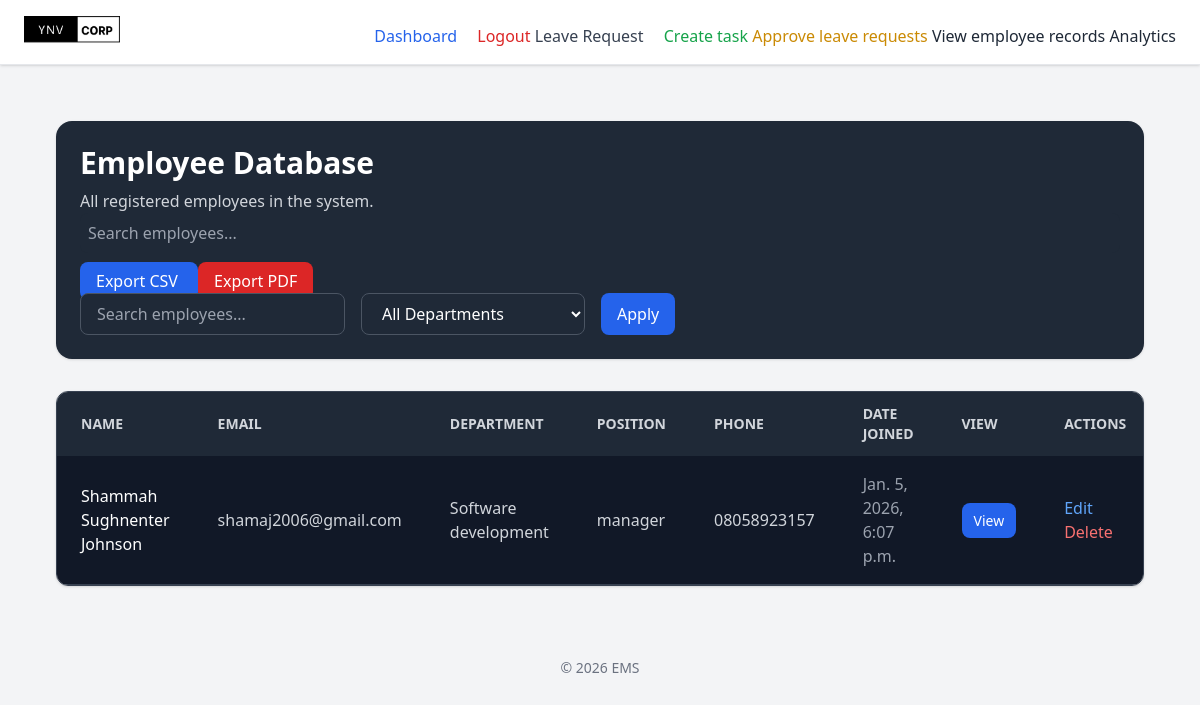
The app's page /employees/ (signed in) with its own data.
### employee/models.py (models this page shows, shortened)
class Employee(AbstractUser):
    GENDER_CHOICES=(
        ('male', 'MALE'),
        ('female', 'FEMALE'),
        )
    POSITION_CHOICES=(
        ('manager', 'MANAGER'),
        ('developer', 'DEVELOPER'),
        ('designer', 'DESIGNER'),
        ('tester', 'TESTER'),
        ('hr manager', 'HR MANAGER'),
        ('intern', 'INTERN'),
        ('software engineer', 'SOFTWARE ENGINEER'),
        ('data scientist', 'DATA SCIENTIST'),
        ('product manager', 'PRODUCT MANAGER'),
        ('business analyst', 'BUSINESS ANALYST'),
        ('devops engineer', 'DEVOPS ENGINEER'),
        ('system administrator', 'SYSTEM ADMINISTRATOR'),
        ('network engineer', 'NETWORK ENGINEER'),
        ('technical support', 'TECHNICAL SUPPORT'),
        ('it consultant', 'IT CONSULTANT'),
        ('other', 'OTHER'),
    )
    DEPARTMENT_CHOICES=(
        ('sales', 'SALES'),
        ('resarch & development', 'RESEARCH & DEVELOPMENT'),
        ('software development', 'SOFTWARE DEVELOPMENT'),
        ('product research', 'PRODUCT RESEARCH'),
        ('marketing', 'MARKETING'),
        ('human resource', 'HUMAN RESOURCE'),
        ('legal','LEGAL'),
        ('customer service', 'CUSTOMER SERVICE')
    )
    full_name = models.CharField(max_length=200, blank=True)
    email = models.EmailField(unique=True)
    gender = models.CharField(max_length=10, choices=GENDER_CHOICES)
    position = models.CharField(max_length=200, blank=True, choices=POSITION_CHOICES)
    date_of_birth = models.DateField(null=True)
    employment_date = models.DateField(default=date.today)
    phone_number = models.CharField(max_length=15, blank=True)
    address = models.CharField(max_length=200, blank=True)
    employee_id = models.CharField(max_length=20, unique=True, blank=True)
    department = models.CharField(max_length=100, blank=True, choices=DEPARTMENT_CHOICES)
    USERNAME_FIELD = 'email'
    REQUIRED_FIELDS = ['username']

### employee/views.py (the view)
# urls.py: path('employees/', EmployeeListView.as_view(), name='employee_list'),
class EmployeeListView(LoginRequiredMixin, AdminOnlyMixin, ListView):
    model = Employee
    template_name = 'employee/employee_list.html'
    context_object_name = 'employees'
    def get_queryset(self):
        qs = super().get_queryset()
        q = self.request.GET.get("q")
        if q:
            qs = qs.filter(
                Q(full_name__icontains=q) |
                Q(email__icontains=q) |
                Q(department__icontains=q)
            )
        department = self.request.GET.get("department")
        if department and department != "all":
            qs = qs.filter(department=department)
        return qs
    def get_context_data(self, **kwargs):
        ctx = super().get_context_data(**kwargs)
        ctx["departments"] = Employee.objects.values_list("department", flat=True).distinct()
        return ctx

### employee/views.py (called while the page is built)
    def test_func(self):
        return self.request.user.is_superuser

### employee/templates/employee/employee_list.html (shortened to what this page needs)
{% extends 'employee/base.html' %}
{% block content %}
<div class="p-8">
  <div class="bg-gray-800 text-white p-6 rounded-2xl shadow mb-8">
    <h1 class="text-3xl font-bold">Employee Database</h1>
    <p class="text-gray-300 mt-2">All registered employees in the system.</p>
    <form method="GET" class="mb-4">
    <input
      type="text"
      name="q"
      placeholder="Search employees..."
      class="bg-gray-800 text-white p-2 rounded-lg w-full"
    >
    </form>
    <a href="{% url 'export_employees_csv' %}"
    class="bg-blue-600 px-4 py-2 text-white rounded-lg">
    Export CSV
    </a>
    <a href="{% url 'export_pdf' %}"
    class="bg-red-600 hover:bg-red-700 px-4 py-2 rounded-lg text-white">
    Export PDF
    </a>
    <form method="GET" class="flex gap-4">
      <input type="text" name="search" value="{{ request.GET.search }}"
              class="px-4 py-2 rounded-lg bg-gray-800 text-white border border-gray-600"
              placeholder="Search employees...">
      <select name="department"
              class="px-4 py-2 rounded-lg bg-gray-800 text-white border border-gray-600">
          <option value="all">All Departments</option>
      </select>
      <button class="bg-blue-600 hover:bg-blue-700 text-white px-4 py-2 rounded-lg">
          Apply
      </button>
    </form>
  </div>
  <div class="overflow-x-auto rounded-xl shadow border border-gray-700">
    <table class="min-w-full bg-gray-900 text-left">
      <thead class="bg-gray-800 text-gray-300 uppercase text-sm">
        <tr>
          <th class="px-6 py-3">Name</th>
          <th class="px-6 py-3">Email</th>
          <th class="px-6 py-3">Department</th>
          <th class="px-6 py-3">Position</th>
          <th class="px-6 py-3">Phone</th>
          <th class="px-6 py-3">Date Joined</th>
          <th class="px-6 py-3">view </th>
          <th class="px-6 py-3">Actions</th>
        </tr>
      </thead>
      <tbody>
        {% for emp in employees %}
        <tr class="border-b border-gray-700 hover:bg-gray-800 transition">
          <td class="px-6 py-4 text-white font-medium">
            {{ emp.full_name }}
          </td>
          <td class="px-6 py-4 text-gray-300">
            {{ emp.email }}
          </td>
          <td class="px-6 py-4 text-gray-300">
            {{ emp.department }}
          </td>
          <td class="px-6 py-4 text-gray-300">
            {{ emp.position }}
          </td>
          <td class="px-6 py-4 text-gray-300">
            {{ emp.phone_number }}
          </td>
          <td class="px-6 py-4 text-gray-400">
            {{ emp.date_joined }}
          </td>
          <td class="px-6 py-4">
            <a href="{% url 'employee_detail' emp.id %}"
              class="bg-blue-600 hover:bg-blue-700 text-white px-3 py-2 rounded-lg text-sm">
              View
            </a>
          </td>
          <td class="px-6 py-4">
            <a href="{% url 'update_employee' emp.id %}" class="text-blue-400">Edit</a>
            <a href="{% url 'delete_employee' emp.id %}" class="text-red-400">Delete</a>
          </td>
        </tr>
        {% empty %}
        <tr>
          <td colspan="7" class="px-6 py-6 text-center text-gray-400">
            No employees found.
          </td>
        </tr>
        {% endfor %}
      </tbody>
    </table>
  </div>
</div>
{% endblock %}

### records on screen
Employee: full_name "Shammah Sughnenter Johnson", email "shamaj2006@gmail.com", department "Software development", position "manager", phone_number "08058923157", date_joined "Jan. 5, 2026, 6:07 p.m."
